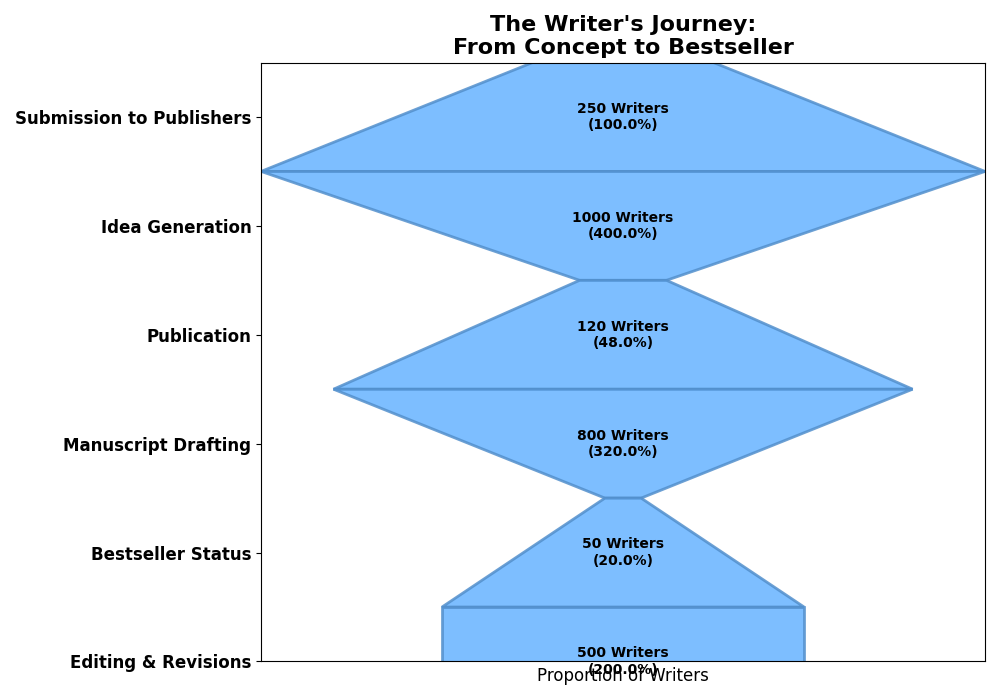

Python code for this plot:
import matplotlib.pyplot as plt
from matplotlib.colors import ColorConverter
from matplotlib.patches import Polygon
import numpy as np

# Manually shuffled stages and corresponding writer numbers to simulate randomness
stages = ['Submission to Publishers', 'Idea Generation', 'Publication', 
          'Manuscript Drafting', 'Bestseller Status', 'Editing & Revisions']
writers = [250, 1000, 120, 800, 50, 500]

# Use a single color for the entire funnel
single_color = '#66b3ff'

widths = [w / max(writers) for w in writers]
polygon_points = []
for i, width in enumerate(widths):
    bottom_width = width if i == len(widths) - 1 else widths[i + 1]
    top_left = ((1 - width) / 2, i)
    top_right = ((1 + width) / 2, i)
    bottom_left = ((1 - bottom_width) / 2, i + 1)
    bottom_right = ((1 + bottom_width) / 2, i + 1)
    polygon_points.append([top_left, top_right, bottom_right, bottom_left])

fig, ax = plt.subplots(figsize=(10, 7))
for i, points in enumerate(polygon_points):
    edge_color = tuple(map(lambda x: x * 0.8, ColorConverter.to_rgb(single_color)))
    funnel_polygon = Polygon(points, closed=True, facecolor=single_color, edgecolor=edge_color, linewidth=2, alpha=0.85)
    ax.add_patch(funnel_polygon)
    
    percentage = (writers[i] / writers[0]) * 100
    ax.text(0.5, i + 0.5, f'{writers[i]} Writers\n({percentage:.1f}%)', va='center', ha='center', fontsize=10, color='black', fontweight='bold')

ax.set_yticks([i + 0.5 for i in range(len(stages))])
ax.set_yticklabels(stages, fontsize=12, fontweight='bold', ha='right')
ax.invert_yaxis()

plt.title("The Writer's Journey:\nFrom Concept to Bestseller", fontsize=16, fontweight='bold')
plt.xlabel('Proportion of Writers', fontsize=12)

ax.set_xticks([])
ax.set_xlim(0, 1)

plt.tight_layout()
plt.show()
